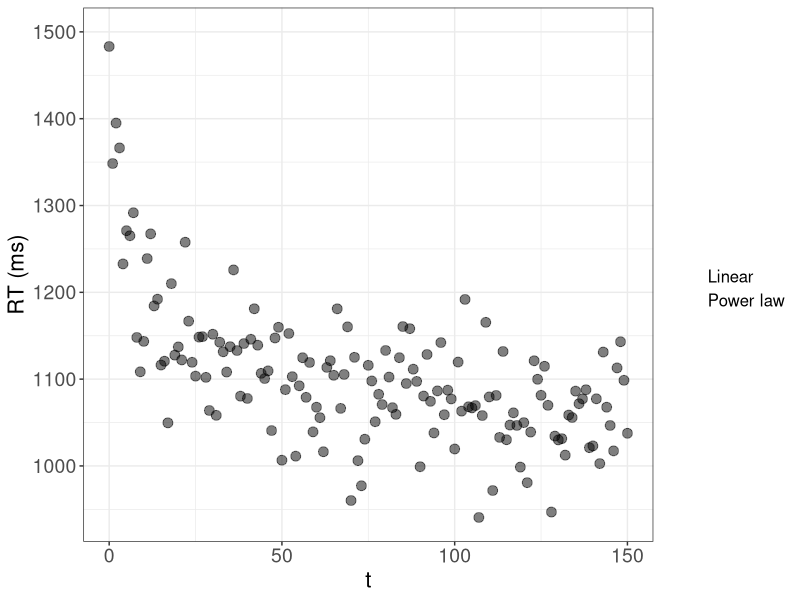
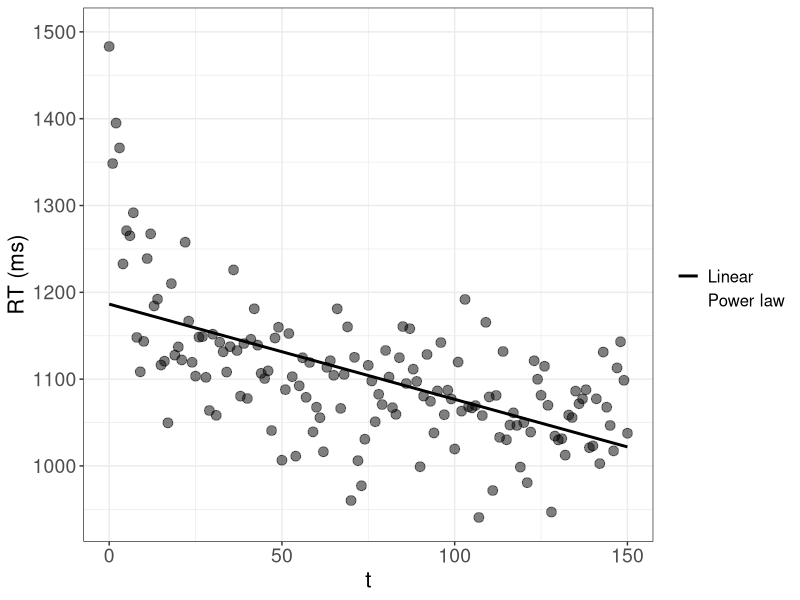
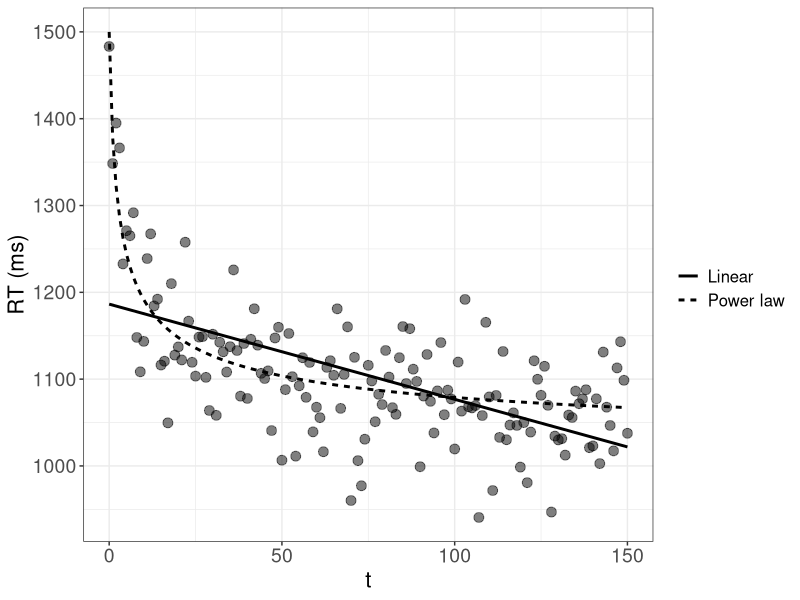
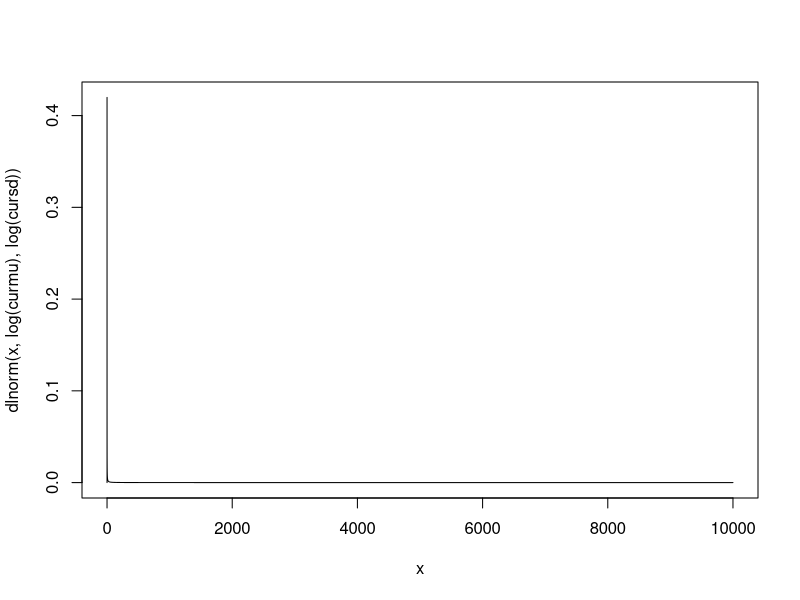
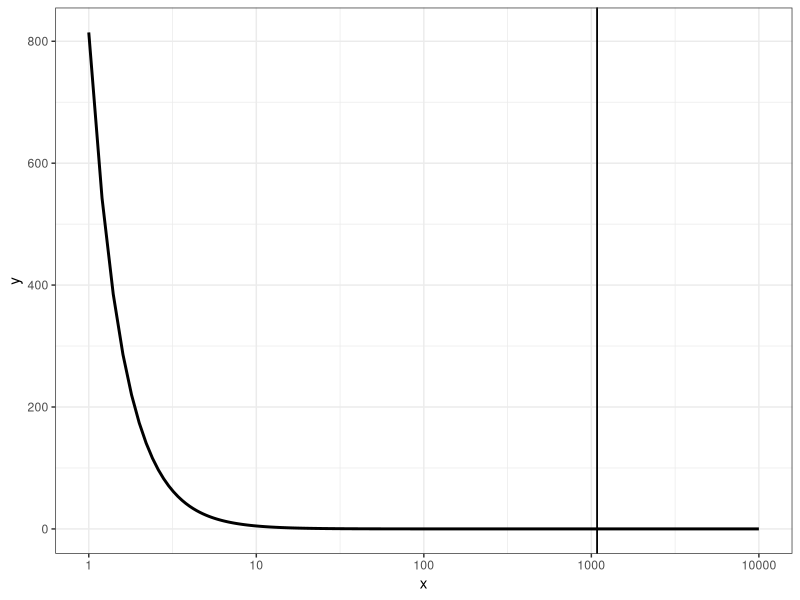
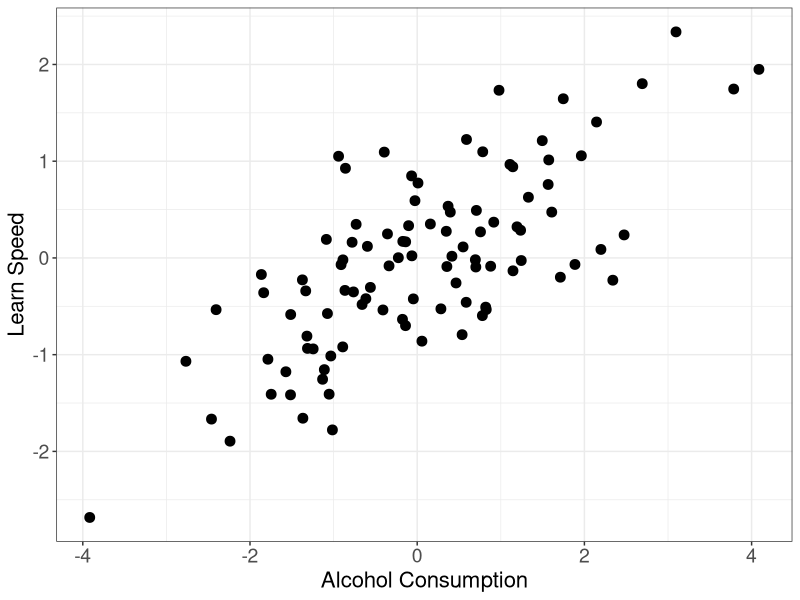
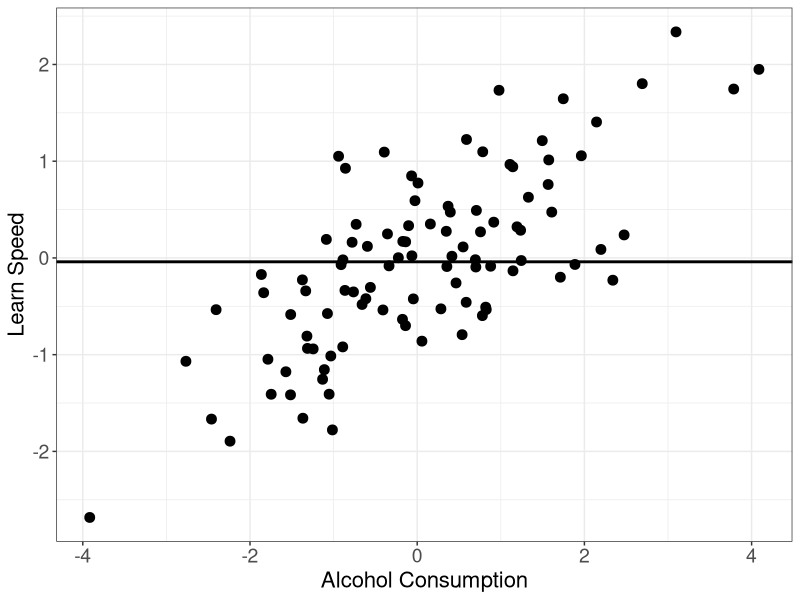
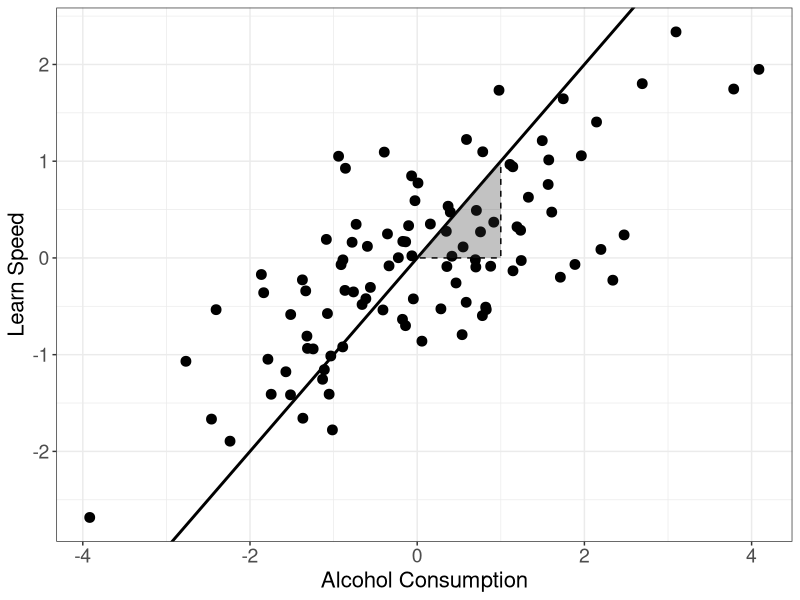

Write R code to recreate these figures, in order. (Note: this script raises an error after producing the figures.)
## ---- chunk 1
library(dplyr)  # basic package for changing data structures.

library(ggplot2)  # important package for plotting.

thlg <- theme(axis.title = element_text(size = 16),
              axis.text = element_text(size = 14),
              legend.title = element_text(size = 14),
              legend.text = element_text(size = 12))
## ---- chunk 2

# Forgetting data:
  N <- 150
  t <- 0:N

  # Power:
    Ap <- 1000
    Bp <- 500
    bet <- 0.4
  
    RTp <- Ap + Bp * (t + 1)^(-bet) + rnorm(N + 1, 0, 50)

  # Exponential:
    Ae <- 1000
    Be <- 500
    alp <- 0.6
  
    RTe <- Ae + Be * exp(-alp * t) + rnorm(N + 1, 0, 50)

  # Linear:

# Plotting:
  pow_lin_dat <- data.frame(t = t, RTp = RTp, RTe = RTe,
              pred_p = Ap + Bp * (t + 1)^(-bet),
              pred_e = Ae + Be * exp(-alp * t)) %>%
    ggplot(aes(x = t)) +
    geom_point(aes(y = RTp), size = 3, alpha = 0.5) +
    labs(y = "RT (ms)", linetype = "") +
    geom_line(aes(y = pred_p, linetype = "Power law"), linewidth = 1, color = NA) +
    # geom_line(aes(y = pred_e, linetype = "Exponetial law"), linewidth = 1) +
    # Linear:
    geom_smooth(aes(y = RTp, linetype = "Linear"), method = "lm", se = FALSE, linewidth = 1, color = NA) +
    theme_bw() +
    thlg

  pow_lin_dat

  ggsave("_figures/pow_lin_dat.png", height = 12, width = 16, unit = "cm")


  pow_lin <- pow_lin_dat +
    # geom_line(aes(y = pred_e, linetype = "Exponetial law"), linewidth = 1) +
    # Linear:
    geom_smooth(aes(y = RTp, linetype = "Linear"), method = "lm", se = FALSE, linewidth = 1, color = "black")

  
  pow_lin
  ggsave("_figures/lin.png", height = 12, width = 16, unit = "cm")


  pow_lin +
    geom_line(aes(y = pred_p, linetype = "Power law"), linewidth = 1)

  ggsave("_figures/pow_lin.png", height = 12, width = 16, unit = "cm")

## ---- chunk 3
# Average tax cut of $ 1,083 
# 
# But: 80% receive less than this cut, half (around 45 Million people) receive less than $ 100, $ 30,127 for the top 1%

# Try with lognormal:
  curmu <- 0.01
  cursd <- 10000
  
  x <- seq(0, curmu + cursd, by = 0.1)
  plot(x, dlnorm(x, log(curmu), log(cursd)), type = "l")
  
  
  1- plnorm(c(30127), log(curmu), log(cursd))
  plnorm(c(1083, 100), log(curmu), log(cursd))
  
  # Target probabilities:
  c(0.01, 0.8, 0.5)
  
  # Use a pareto distribution:
    # Equations:
    # x_m = 1/(1 - 0.5)^(-1/a) = 100
    # x_m = 1/(1 - 0.8)^(-1/a) = 1083
    # x_m = 1/(1 - 0.01)^(-1/a) = 30127
    # a <- 1083/(1083-x_m)


    x_m <- 200 

    a <- 1083/(1083-x_m)
    
    
    x <- seq(1, 10000, by = 0.2)

    pout <- (a * x_m^a)/(x^(a+1))  # PDF.

    (mpar <- (a * x_m)/(a - 1))
    # To have a mean of 1083 a can be: a = mpar/(mpar - x_m)
    
    (qtpar08 <- x_m * (1 - 0.8)^(-1/a))  # 30127

    (qtpar05 <- x_m * (1 - 0.5)^(-1/a))
    

    data.frame(x = x, y = pout) %>%
      ggplot(aes(x = x, y = y)) +
      geom_line(linewidth = 1) +
      geom_vline(aes(linetype = "mean"), xintercept = mpar) +
      geom_vline(aes(linetype = "mean"), xintercept = mpar) +
      scale_x_continuous(trans = "log10") +
      thlg +
      theme_bw()
  

## ---- chunk 4
# Simple linear relationship:
  n <- 100
  set.seed(09234)
  learn_speed <- rnorm(n)
  alcohol <- rnorm(n, learn_speed)  # assuming that more intelligent people drink more  
## ---- chunk 5

  plt_alc_learn <- data.frame(alcohol = alcohol, learn_speed = learn_speed) %>%
    ggplot(aes(x = alcohol, y = learn_speed)) +
    geom_point(size = 3) +
    labs(x = "Alcohol Consumption", y = "Learn Speed", linetype = "") +
    theme_bw() +
    thlg

# Show and save:
plt_alc_learn

ggsave("_figures/alc_learn_raw.png", height = 12, width = 12, unit = "cm")
## ---- chunk 6
plt_alc_learn +
    geom_hline(yintercept = mean(learn_speed), linewidth = 1)

ggsave("_figures/alc_learn_mean.png", height = 12, width = 12, unit = "cm")
## ---- chunk 7
  plt_alc_learn +
      # Linear:
      geom_abline(slope = 1, linewidth = 1) +
      annotate(geom = "polygon", x = c(1, 0, 1), y = c(1, 0, 0),
              linetype = "dashed", color = "black",
              alpha = 0.3)
  
  ggsave("_figures/alc_learn_lm.png", height = 12, width = 12, unit = "cm")


# Fitted model:
  fit <- lm(learn_speed ~ alcohol)
  summary(fit)

  ic <- coef(fit)["(Intercept)"]   # intercept.
  slp <- coef(fit)["alcohol"]

plt_alc_learn +
    # Linear:
    geom_smooth(method = "lm", se = FALSE, linewidth = 1, color = "black") +
    geom_abline(intercept = ic, slope = slp, linewidth = 1) +
    annotate(geom = "polygon", x = c(1, 0, 1), y = c(1, 0, 0) * slp + ic,
            linetype = "dashed", color = "black",
            alpha = 0.3) +
    annotate(geom = "text", x = 1, y = slp/2 + ic, label = round(slp, 2), size = 6, hjust = 0)

ggsave("_figures/alc_learn_fit.png", height = 12, width = 12, unit = "cm")
## ---- chunk 8
n_correct <- 0:10
pvals <- dbinom(n_correct, size = 10, prob = .75)
pmass <- data.frame(n_correct = factor(n_correct), pn = pvals) %>%
  ggplot(aes(x = n_correct, y = pn)) +
  geom_col() +
  # scale_x_binned(n.breaks = 11, show.limits = TRUE, right = FALSE) +
  theme_classic()

pmass
ggsave("_figures/pmass.png", height = 12, width = 12, unit = "cm")

pmass +
  annotate(geom = "segment", 
           x = 8, y = 0, yend = pvals[n_correct == 7], linetype = "dashed", linewidth = 1) +
  annotate(geom = "segment", 
           x = 0, xend = 8, y = pvals[n_correct == 7], linetype = "dashed", linewidth = 1) +
  annotate(geom = "point", x = 8, y = pvals[n_correct == 7], size = 3)

ggsave("_figures/pmass_lik.png", height = 12, width = 12, unit = "cm")

# Density:
tr <- seq(0, 30, by = 0.01)
dvals <- dlnorm(tr, 2, 1.7)
pdens <- data.frame(t = tr, dens = dvals) %>%
  ggplot(aes(x = tr, y = dens)) +
  geom_line(linewidth = 1) +
  theme_classic()

pdens
ggsave("_figures/pdens.png", height = 12, width = 12, unit = "cm")

pdens +
  annotate(geom = "segment", 
           x = 7, y = 0, yend = dvals[tr == 7], linetype = "dashed", linewidth = 1) +
  annotate(geom = "segment", 
           x = 0, xend = 7, y = dvals[tr == 7], linetype = "dashed", linewidth = 1) +
  annotate(geom = "point", x = 7, y = dvals[tr == 7], size = 3)
ggsave("_figures/pdens_lik.png", height = 12, width = 12, unit = "cm")
## ---- chunk 9
# Define function:
value_function <- function(x, alp, bet = alp, lamb){
  ifelse(x >= 0, x^alp, -lamb * (-x)^bet)
}


# Visualize:
  x <- seq(-100, 100, by = 1)  # define values.


# Create combinations of different parameters:
  dm <- expand.grid(alp = c(0.1, 0.5, 0.8), lambda = c(1, 2))

# Get data for each combination:
  outlist <- apply(dm, MARGIN = 1, FUN = function(rw){
    data.frame(x = x, V = value_function(x, alp = rw[1],
      lamb = rw[2]), alp = rw[1], lamb = rw[2]) 
  })

  outdat <- do.call(rbind, outlist)  # combine the list into a single data.frame.

outdat %>%
  ggplot(aes(x = x, y = V, color = alp, linetype = factor(lamb), group = interaction(lamb, alp))) +
  geom_line(linewidth = 1) +
  scale_color_distiller(palette = "Spectral") +
  theme_classic()

ggsave("_figures/valfun.png", height = 12, width = 12, unit = "cm")
## ---- chunk 10
probdat <- seq(0.05, 0.95, by = 0.15)  # probabilities.

# FUnction to generate rewards:
curprob <- probdat[1]  # selecting a probability.

tr <- 200  # 200 rounds.
rbinom(tr, 1, curprob)  # get an outcome according to a bernoulli distribution.

# Simple Q-learning:-----------------
  get_cmat <- function(choice, input){
    
    # Input matrix with row and column indices and values:
    inp <- as.matrix(cbind(1:length(choice), choice, input))
    
    # Get own rewards for each choice:
    cmat <- matrix(0, ncol = 2, nrow = length(choice)) 
    cmat[inp[,1:2]] <- inp[, 3]
    
    return(cmat)
    
  }

  # Utility function:
  utpay <- function(rew, choice) {
  
    # Input matrix with row and column indices and values:
    paymat <- get_cmat(choice = choice, input = rew)
    
    return(paymat)

  }

update_q <- function(qprev,  # vector of previous q values
                     ut,  # vector of rewards / utilities.
                     alp,  # alpha
                     update_unchosen = TRUE,
                     choices = NA
)  {
  
  
  pred_err <- ut - qprev  # prediction error.
  
  # Should the unchosen option be updated?
  if(!update_unchosen){
    # Set prediction error == 0 for unchosen option:
    pred_err[3 - choices] <- 0
      # Note: Replace 2 by length(options) for more than 2 options.
      # Alternatively: Update the unchosen and rewarded option with 1? 
    # ut[cbind(1:3, choices + 1)]  # rewards from chosen.
    
  }
  
  qnew <- qprev + alp * pred_err
  
  return(qnew)
  
}


  simfun <- function(theta, competition = TRUE, op_prob = c(0.5, 0.5),
                       utfun = utpay, nind = 3, maxtr = 200, maxrew = 1){
      
      ## 4.1 Get parameters:  
      lpar <- theta[1]  # get corresponding learning parameter phi/alpha.
      soft <- theta[length(theta)]  # softmax parameter is always last in list!.
      
      # For mimicking Schulze et al., the softmax paramter is transformed
      # (we use soft instead of c to avoid collision):
      
      soft <- 3^(10 * soft) - 1  
      
      # First round: -------------------------------------------------------
      # Choices (rows are rounds, columns individuals):
      cmat <- matrix(sample(c(0, 1), size = nind, prob = c(0.5, 0.5), replace = TRUE),
                     nrow = 1)
      
      # Rewards (rows are rounds, columns individuals):
      rew_choice <- sample(c(0, 1), size = 1,
                           prob = op_prob)
      rmat <- ifelse(rew_choice == cmat & any(rew_choice == cmat),  
                      # if any chose the rewarded option for all.
                     competition * maxrew/sum(rew_choice == cmat) +
                       (1 - competition) * maxrew,  # maximum reward distributed.  
                     0)
      
      # utfun(rew = rmat[1, ], choice = cmat[1,])
      utmat <- array(rep(0, 2 * nind * maxtr), dim = c(nind, 2, maxtr))  # utility matrix in given round.
      # Individuals are rows, opotions are columns.
      
      utmat[, rew_choice + 1, 1] <- rmat  # add rewarded option.
      # TODO: Translate utuitlity if necessary.
      utmat[,,1:2]
      
      
      ## 3.3 Initialize option value matrix:
      optval_mat <- array(rep(NA, 2 * nind * maxtr), dim = c(nind, 2, maxtr))   # option values for each choice
      optval_mat[,,1] <- 0
      
      
      
    # 4.2 Loop over subsequent trials: ---------------------------------
      for(tr in 2:maxtr) {
    
    
        # Learning:
        ## 4.2.1 Get data from previous trial:
        choices <- cmat[tr - 1,]  # choices in previous round.
        pi_cur <- utmat[, , tr - 1]  # get utilities from previous trial.
    
        ## 4.2.2 Update learned values:
    
        # Which formulation is used?
        # TODO: Probably this is actually obsolete as both functions are essentially the same!
    
        # a) A learning rule:
        # Matrix of option values in current round:
        optval_mat_tr <- update_q(qprev = optval_mat[,,tr - 1],
                                  ut = pi_cur,
                                  alp = lpar)
    
        if(is.null(dim(optval_mat_tr))){
          dim(optval_mat_tr) <- c(nind, 2)
        }
    
        # Save option value matrix:
        optval_mat[,,tr] <- optval_mat_tr  # get a matrix of q-values.
    
        # Choices:
        # subtraction of each row's maximum to avoid overflow problems.
        optval_mat_tr <- t(apply(optval_mat_tr, MAR = 1, function(x) x - max(x)))
    
        # Adapted from Charley:
        p <- exp(optval_mat_tr * soft)  # Softmax rule.
        # TODO: Use division or multiplication?
    
        p <- p/rowSums(p)  # get probabilities for each option.
    
        # Get a choice for each individual:
        # sample(matrix(rep(c(0, 1), each = nind), ncol = 2), size = nind, replace = TRUE, prob = p)
    
        cvec <- apply(p, MARGIN = 1, FUN = function(p){
          sample(c(0, 1), size = 1, prob = p)
        })
    
        cmat <- rbind(cmat, cvec)
    
        # Rewards:
        # Rewards (rows are rounds, columns individuals):
        rew_choice <- sample(c(0, 1), size = 1, prob = op_prob)
        rmat <- ifelse(rew_choice == cvec & any(rew_choice == cvec),  # if any chose the rewarded option for all.
                       competition * maxrew/sum(rew_choice == cvec) +
                         (1 - competition) * maxrew/2,  
                          # maximum reward distributed (divide by 2 for non-competition).
                       0)
    
    
        utmat[, rew_choice + 1, tr] <- rmat  # add rewarded option.
        # TODO: Translate utuitlity if necessary.
    
      }  # eof. loop.
    
      return(list(cmat = cmat, optval = optval_mat))
    
    }
## ---- chunk 11
theta_cur <- 0.1

dm <- expand.grid(theta_cur = c(0.2, 0.8),
                  p = c(0.2, 0.5, 0.9),
                  alp = 0.9)

outlist <- lapply(1:nrow(dm), FUN = function(rw){
  simout <- simfun(theta = c(dm$alp[rw], dm$theta_cur[rw]), nind = 1, op_prob = c(dm$p[rw], 1-dm$p[rw]))

  soft <- 3^(10 * dm$theta_cur[rw]) - 1  

  optval_mat_tr <- t(apply(simout$optval[1,,], MAR = 2, function(x) x - max(x)))
  oprobs <- exp(optval_mat_tr * soft)
  data.frame(tr = 1:length(simout$cmat), p = dm$p[rw], theta = dm$theta_cur[rw],
        oval = simout$optval[,2,], oprob = (oprobs/rowSums(oprobs))[,2], 
        choice = simout$cmat)
})


do.call(rbind, outlist) %>%
  ggplot(aes(x = tr, y = oprob, color = factor(p))) +
  facet_grid(theta ~ p, labeller = label_both) +
  geom_line(linewidth = 0.5, alpha = 0.7) +
  geom_point(aes(y = choice), position = position_jitter(height = 0.01)) +
  scale_color_brewer(palette = "Dark2") +
  theme_bw() +
  theme(legend.position = "bottom")

ggsave("_figures/rl_example.png", height = 16, width = 24, unit = "cm")
## ---- chunk 12
#define parameters to generate data
nDataPts  <- 20
rho       <- .8  # correlation.
intercept <- .0

# generate synthetic data
dat <- matrix(0, nDataPts, 2)
dat[ ,2] <- rnorm(nDataPts)   
dat[ ,1] <- rnorm(nDataPts)*sqrt(1.0-rho^2) + dat[ ,2]*rho + intercept  

dat

plot(dat)
## ---- chunk 13
lm(dat[,1] ~ dat[,2])
## ---- chunk 14
# plot data and current predictions          
getregpred <- function(parms, dat) {
  regpred <- parms["b0"] + parms["b1"] * dat[ ,2]           
  
  #wait with drawing a graph until key is pressed
  par(ask=TRUE)
  plot   (dat[ ,2], type="n", las=1, ylim=c(-2,2), xlim=c(-2,2), xlab="X", ylab="Y")
  par(ask=FALSE)
  points (dat[ ,2], dat[ ,1], pch=21, bg="gray")
  lines  (dat[ ,2], regpred, lty="solid")
  
  return(regpred)
}  
## ---- chunk 15
#obtain current predictions and compute discrepancy
rmsd <- function(parms, data1) {          
  preds <- getregpred(parms, data1)        
  rmsd <- sqrt(sum((preds-data1[ ,1])^2)/length(preds))
}
## ---- chunk 16
# Define the grid:
dm <- expand.grid(b0 = seq(-0.2, 0.2, by = 0.2), b1 = seq(-1, 1, by = 0.5))

cur_discr <- 10000
bestrow <- NA

for(i in 1:nrow(dm)){
  cur_rmsd <- rmsd(parms = unlist(dm[i,]), data1 = dat)

  if(cur_rmsd < cur_discr){
    cur_discr <- cur_rmsd
    bestrow <- i
  }
}

cur_discr
dm[bestrow,]
## ---- chunk 17
# Nelder-Mead:
startParms <- c(-1., .2) 
names(startParms) <- c("b1", "b0")
#obtain parameter estimates
xout <- optim(startParms, rmsd, data1 = dat)

# Show paramters:
xout
## ---- chunk 18
# Choices for first parameters.
cur_choices <- outlist[[1]]$choice

mean(outlist[[1]]$choice)

# Fixed choice probability:

ps <- seq(0, 1, by = 0.1)

lls <- sapply(ps, FUN = function(p){
  ll <- dbinom(cur_choices, size = 1, p, log = TRUE)
})

deviance <- -2 * colSums(lls)
min(deviance)

ps[which.min(deviance)]
## ---- chunk 19
dm <- expand.grid(alp = seq(0, 1, by = 0.1),
                  theta = seq(0, 1, by = 0.1))

# Choices for first parameters.
outlist[[1]]$choice
## ---- chunk 20
#discrepancy for power forgetting function 
powdiscrep <- function (parms,rec,ri) {                    
  if (any(parms<0)||any(parms>1)) return(1e6)
  pow_pred <- parms["a"] *(parms["b"]*ri + 1)^(-parms["c"])
  return(sqrt( sum((pow_pred-rec)^2)/length(ri) ))
}                                                          

#Carpenter et al. (2008) Experiment 1
rec <- c(.93,.88,.86,.66,.47,.34) # recall proportions.
ri  <- c(.0035, 1, 2, 7, 14, 42)  # retention intervals in days.

# initialize starting values 
  sparms <-c(1,.05,.7)
  names(sparms) <- c("a","b","c")
#obtain best-fitting estimates
  pout <- optim(sparms, powdiscrep, rec=rec, ri=ri)   # Simplex
  pow_pred <- pout$par["a"] *(pout$par["b"]*c(0:max(ri)) + 1)^(-pout$par["c"])  

#plot data and best-fitting predictions
  x11()
  par(cex.axis=1.2,cex.lab=1.4)
  par(mar=(c(5, 5, 3, 2) + 0.1),las=1)
  plot(ri,rec, 
       xlab = "Retention Interval (Days)", 
       ylab = "Proportion Items Retained",  
       ylim=c(0.3,1),xlim=c(0,43),xaxt="n",type="n")
  lines(c(0:max(ri)),pow_pred,lwd=2)
  points(ri,rec,pch=21, bg="dark grey",cex=2)
  dev <- pow_pred[ri+1]
  for (x in c(1:length(ri))) {
    lines(c(ri[x],ri[x]),c(dev[x],rec[x]),lwd=1)
    }
  axis(1,at=c(0:43))
## ---- chunk 21
# perform bootstrapping analysis
ns  <- 55
nbs <- 1000
bsparms <- matrix(NA,nbs,length(sparms))

# Predictions:
bspow_pred <- pout$par["a"] *(pout$par["b"]*ri + 1)^(-pout$par["c"])

for (i in c(1:nbs)) {   
    recsynth     <- vapply(bspow_pred, FUN=function(x) mean(rbinom(ns,1,x)), numeric(1))  # synthetic data.
    bsparms[i,]  <- unlist(optim(pout$par,powdiscrep,rec=recsynth,ri=ri)$par)  # estimate values for a, b and c
}

#function to plot a histogram
histoplot<-function(x,l4x) {
    hist(x,xlab=l4x,main="",xlim=c(0,1),cex.lab=1.5,cex.axis=1.5)
    lq <- quantile(x,0.025)
    abline(v=lq,lty="dashed",lwd=2)
    uq <- quantile(x,0.975)
    abline(v=uq,lty="dashed",lwd=2)
    return(c(lq,uq))
}
x11(width=5,height=2)
par(mfcol=c(1,3),las=1)
for (i in c(1:dim(bsparms)[2])) {
    print(histoplot(bsparms[,i],names(sparms)[i]))
}
## ---- chunk 22
n <- 1000
m <- seq(1,10,length.out = n)

#pdf(file="polycomplex.pdf", width=7, height=4)

par(mfrow=c(1,2))

for (modOrder in c(2,10)){
  plot(1:10,1:10,xlim=c(0.5,10.5), ylim=c(0,5), type="n",
       xlab="Physical intensity", ylab="Sensation", las=1)
  kk <- poly(x = m,degree = modOrder)
  for (rep in 1:10){
    tcoef <- rnorm(modOrder, sd=5)
    #tcoef <- rexp(modOrder, rate=0.2)
    y <- t(kk%*%tcoef)
    y <- y - min(y)
    lines(x=m, y, type="l", col=rgb(0,0,0,0.5))
  }
}

#dev.off()
## ---- chunk 23
n <- 20
n_transfer <- 2
nReps <- 1000
maxOrder <- 6

trainErr <- rep(0, maxOrder)
testErr <- rep(0, maxOrder)

m <- 1:n

tcoef <- c(1,-1,1)
kk <- poly(m,length(tcoef))
realf <- t(kk%*%tcoef)

plot(m, realf)

for (rep in 1:nReps){
  #tcoef <- c(-1,-1,1)
  dat <- realf + rnorm(n, sd=0.5)
  m_t <- sample.int(n, size=n_transfer)
  m <- setdiff(1:n,m_t)
  for (modOrder in 1:maxOrder){
    tTrain <- 0
    tTest <- 0
    lm_t <- lm(dat[m] ~ poly(m,modOrder))
    tTrain <- tTrain + mean(lm_t$residuals^2)
    tTest <- tTest + mean((predict(lm_t, data.frame(m=m_t))-dat[m_t])^2)
    trainErr[modOrder] <- trainErr[modOrder] + tTrain
    testErr[modOrder] <- testErr[modOrder] + tTest
  }
}

kk <- cbind(trainErr,testErr)/nReps

#pdf(file="outOfSet.pdf",width=4,height=5)
matplot(kk, type="l",lty=1,
        ylim=c(0,0.7),
        lwd=2,col=c("black","grey"),
        xlab="Complexity",ylab="Prediction Error")
legend(1,0.7,c("Train","Test"),lwd=2,lty=1,col=c("black","grey"))
#dev.off()
## ---- chunk 24
n <- 10
stimrange <- c(1,10)
m <- seq(stimrange[1],stimrange[2],length.out = n)
s <- log(m) + rnorm(n,sd=0.5)
s[s < 0] <- 0

lm_3 <- lm(s ~ poly(m,3))
lm_n <- lm(s ~ poly(m,n-1))

#pdf(file="Nihm76.pdf", width=6, height=6)

par(mfrow=c(1,2))
# plot(m,s, pch=3, las=1,
#      xlab='Physical Intensity',
#      ylab='Perceived Intensity')
# points(predict(lm_3))
# 
# plot(m,s, pch=3, las=1,
#      xlab='Physical Intensity',
#      ylab='Perceived Intensity')
# points(predict(lm_n))

m_fill <- seq(stimrange[1],stimrange[2],length.out = 1000)
plot(m,s, pch=3, las=1,
     xlab='Physical Intensity',
     ylab='Perceived Intensity')
lines(m_fill,
      predict(lm_3,data.frame(m=m_fill)),
      type="l", lty=1, las=1)

plot(m,s, pch=3, las=1,
     xlab='Physical Intensity',
     ylab='Perceived Intensity')
lines(m_fill,
      predict(lm_n,data.frame(m=m_fill)),
      type="l", lty=1, las=1)

#dev.off()
## ---- chunk 25
n <- 20
n_transfer <- 10
nReps <- 500
maxOrder <- 10
realOrder <- 3

m <- 1:n

bias <- rep(0, maxOrder)
variab <- rep(0,maxOrder)

tcoef <- c(1,-1,1)
kk <- poly(m,length(tcoef))
realf <- kk%*%tcoef

allPreds <- {}
for (modOrder in 1:maxOrder){
  allPreds[[modOrder]] <- matrix(rep(0,n*nReps),ncol=n)
}

for (rep in 1:nReps){
  #tcoef <- c(-1,-1,1)
  dat <- realf + rnorm(n, sd=0.5)
  for (modOrder in 1:maxOrder){
    lm_t <- lm(dat ~ poly(m,modOrder))
    allPreds[[modOrder]][rep,] <- predict(lm_t)
  }
}

#pdf(file="biasVarianceIllus.pdf",width=7,height=7)
par(mfrow=c(2,2))
for (ii in c(1,3,7,10)){
  plot(m,realf,ylim=c(-1.5,1),
       type="b",lwd=2,las=1,
       xlab="x", ylab="y")
  lines(colMeans(allPreds[[ii]]),
        col=rgb(0,0,0,0.5),lwd=3)
  kk <- apply(allPreds[[ii]],2,function(x) quantile(x,c(0.1,0.9)))
  lines(smooth(kk[1,]), lwd=2,lty=2,col=rgb(0,0,0,0.5))
  lines(smooth(kk[2,]), lwd=2,lty=2,col=rgb(0,0,0,0.5))
  legend(10,-0.5,legend=c("true","fitted"), lty=1, 
         col=c("black","grey"),lwd=2)
  title(paste("Order = ",ii))
}
#dev.off()

bias <- rep(0,maxOrder)
variab <- rep(0,maxOrder)
for (ii in 1:maxOrder){
  mm <- colMeans(allPreds[[ii]])
  bias[ii] <- mean((mm-realf)^2)
  kk <- apply(allPreds[[ii]],1,function(x) (x-mm)^2)
  variab[ii] <- mean(rowMeans(kk))
}

#pdf(file="biasVarTradeOff.pdf",width=5,height=5)
par(mfrow=c(1,1))
plot(bias+variab, type="l", lwd=2, lty=2,
     ylim=c(0,0.15), 
     xlab="Complexity", ylab="Error")
lines(bias,lwd=2)
lines(variab,lwd=2,col=rgb(0,0,0,0.5))
legend(6,0.07,
       legend=c("Total Error",expression("Bias" ^ "2"),"Variance"),
       lty=c(2,1,1),lwd=1,col=c("black","black","grey"))
#dev.off()
## ---- chunk 26
# Parameters for prior
mu_0 <- 0       # prior mean
sigma_0 <- 0.3    # prior standard deviation

# Parameters for data (likelihood)
sigma <- 0.5               # known standard deviation of data
# x_data <- c(0.4, 0.5, 0.6) # observed data
set.seed(9834)
x_data <- rnorm(7, 0.8, sigma)
n <- length(x_data)
x_bar <- mean(x_data)

# Posterior parameters
sigma_n_sq <- 1 / (1/sigma_0^2 + n/sigma^2)
mu_n <- sigma_n_sq * (mu_0/sigma_0^2 + n * x_bar / sigma^2)
sigma_n <- sqrt(sigma_n_sq)

# Grid for plotting
theta <- seq(-1, 2, length.out = 500)
prior_density <- dnorm(theta, mean = mu_0, sd = sigma_0)
likelihood_density <- dnorm(theta, mean = x_bar, sd = sigma / sqrt(n))  # Likelihood ~ N(x̄, σ²/n)
posterior_density <- dnorm(theta, mean = mu_n, sd = sigma_n)

maxy <- max(c(prior_density, likelihood_density, posterior_density))

# Plot
plot(theta, prior_density, type = "l", col = "blue", lwd = 2,
     ylim = c(0, maxy * 1.1),
     ylab = "Density", xlab = expression(theta),
     main = "Conjugate Normal-Normal Bayesian Updating")

points(x = x_data, y = rep(maxy * 0.1, length(x_data)))

lines(theta, likelihood_density, col = "red", lwd = 2)
lines(theta, posterior_density, col = "darkgreen", lwd = 2)

legend(x = max(theta) * 2/3, y = maxy * 0.8,
       legend = c("Prior", "Likelihood", "Posterior"),
       col = c("blue", "red", "darkgreen"),
       lwd = 2, lty = 1, box.lwd = 1, box.col = NA, bg = NA)
## ---- chunk 27
x <- seq(0, 1, by = 0.01)
stages <- list(c(0.5, 0.5), c(1, 1), c(1, 2), c(5, 3), c(16, 12))

curdat <- lapply(stages, FUN = function(ab){
  data.frame(x = x, 
              stage = paste0(ab, collapse = ","),
                    dens = dbeta(x, ab[1], ab[2]))
})

betdat <- do.call(rbind, curdat)

betdat$stf <- factor(betdat$stage, levels = sapply(stages, paste0, collapse = ","), ordered = TRUE)

for(st in levels(betdat$stf)[-1]){
  

  bet1_2 <- betdat %>%
    filter(stage != "0.5,0.5") %>%
    ggplot(aes(x = x, y = dens, color = stf, alpha = interaction(stf < st, stage == st, drop = TRUE))) +
    geom_line(linewidth = 1) +
    scale_color_brewer(palette = "Dark2" ) +
    scale_alpha_manual(values = c("TRUE.FALSE" = 0.4, "FALSE.FALSE" = 0, "FALSE.TRUE" = 1),
      guide = "none") +
    labs(color = "") +
    theme_classic()

  bet1_2
  
  ggsave(sprintf("_figures/beta%s.png", gsub(",|\\.", "_", st)), height = 12, width = 12, unit = "cm")  

}



## ---- chunk 28
num_weeks <- 1e5
positions <- rep(0,num_weeks)
current <- 10
for ( i in 1:num_weeks ) {
# record current position
positions[i] <- current
# flip coin to generate proposal
proposal <- current + sample( c(-1,1) , size=1 )
# now make sure he loops around the archipelago
if ( proposal < 1 ) proposal <- 10
if ( proposal > 10 ) proposal <- 1
# move?
prob_move <- proposal/current
current <- ifelse( runif(1) < prob_move , proposal , current )
}

barplot(table(positions))
## ---- chunk 29
#perform MCMC

# Observed data
n <- 28        # number of trials
k <- 16        # number of red balls observed

# Prior: Beta(alpha, beta)
alpha <- 1
beta <- 1

# Metropolis-Hastings parameters
iterations <- 10000
burnin <- 1000
theta_current <- 0.5  # current parameter.
proposal_sd <- 0.05

# Storage for samples
samples <- numeric(iterations)

# Log posterior function (up to constant)
log_posterior <- function(theta, k, n, alpha, beta) {
  if (theta <= 0 || theta >= 1) return(-Inf)  # Reject invalid theta
  return((k + alpha - 1) * log(theta) + (n - k + beta - 1) * log(1 - theta))
}

# Metropolis-Hastings sampling
set.seed(123)  # For reproducibility
for (i in 1:iterations) {
  # Propose new theta from normal distribution
  theta_proposal <- rnorm(1, mean = theta_current, sd = proposal_sd)
  
  # Calculate acceptance ratio (on log scale)
  log_r <- log_posterior(theta_proposal, k, n, alpha, beta) -
           log_posterior(theta_current, k, n, alpha, beta)
  
  # Accept or reject
  if (log(runif(1)) < log_r) {
    theta_current <- theta_proposal
  }
  
  samples[i] <- theta_current
}

# Discard burn-in
samples_post <- samples[(burn_in + 1):iterations]

# Plot posterior samples:

par(mfrow = c(1, 2))

plot(samples_post, type = "l")

hist(samples_post, breaks = 50, probability = TRUE, col = "skyblue",
     main = "Posterior of θ via Metropolis-Hastings", xlab = expression(theta))
abline(v = mean(samples_post), col = "red", lwd = 2)

par(mfrow = c(1, 1))


## ---- chunk 30
# Example for assignment:
x <- rnorm(100, 3, 4)
y <- 0 + rnorm(100, x, 4) * 0.3


plot(x, y)

iter <- 1e5
positions <- rep(0, iter)  # parameter estimates.
current <- 0

for ( i in 1:num_weeks ) {
  # record current position
  positions[i] <- current
  # flip coin to generate proposal
  proposal <- current + rnorm(1, 0, 1)  # proposal for parameter.

  # Likelihood (no prior for now): 
    


  # now make sure he loops around the archipelago
  if ( proposal < 1 ) proposal <- 10
  if ( proposal > 10 ) proposal <- 1
  # move?
  prob_move <- proposal/current
  current <- ifelse( runif(1) < prob_move , proposal , current )
}

barplot(table(positions))
